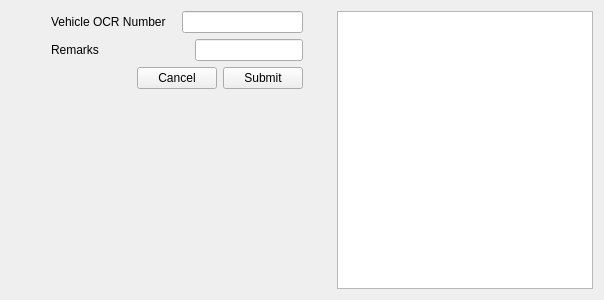
<?xml version="1.0" encoding="UTF-8"?>
<ui version="4.0">
 <class>Blacklist_vehicle_page</class>
 <widget class="QWidget" name="Blacklist_vehicle_page">
  <property name="geometry">
   <rect>
    <x>0</x>
    <y>0</y>
    <width>604</width>
    <height>300</height>
   </rect>
  </property>
  <property name="windowTitle">
   <string>Form</string>
  </property>
  <layout class="QGridLayout" name="gridLayout">
   <item row="0" column="3" rowspan="2">
    <widget class="QTableWidget" name="tableWidget_blacklist">
     <attribute name="horizontalHeaderStretchLastSection">
      <bool>true</bool>
     </attribute>
     <attribute name="verticalHeaderVisible">
      <bool>false</bool>
     </attribute>
    </widget>
   </item>
   <item row="1" column="1">
    <spacer name="verticalSpacer">
     <property name="orientation">
      <enum>Qt::Vertical</enum>
     </property>
     <property name="sizeHint" stdset="0">
      <size>
       <width>20</width>
       <height>178</height>
      </size>
     </property>
    </spacer>
   </item>
   <item row="0" column="1">
    <layout class="QVBoxLayout" name="verticalLayout">
     <item>
      <layout class="QHBoxLayout" name="horizontalLayout">
       <item>
        <widget class="QLabel" name="label">
         <property name="text">
          <string>Vehicle OCR Number   </string>
         </property>
        </widget>
       </item>
       <item>
        <widget class="QLineEdit" name="lineEdit_vehicle_ocr_number"/>
       </item>
      </layout>
     </item>
     <item>
      <layout class="QHBoxLayout" name="horizontalLayout_2">
       <item>
        <widget class="QLabel" name="label_2">
         <property name="text">
          <string>Remarks                           </string>
         </property>
        </widget>
       </item>
       <item>
        <widget class="QLineEdit" name="lineEdit_remarks"/>
       </item>
      </layout>
     </item>
     <item>
      <layout class="QHBoxLayout" name="horizontalLayout_3">
       <item>
        <spacer name="horizontalSpacer">
         <property name="orientation">
          <enum>Qt::Horizontal</enum>
         </property>
         <property name="sizeHint" stdset="0">
          <size>
           <width>40</width>
           <height>20</height>
          </size>
         </property>
        </spacer>
       </item>
       <item>
        <widget class="QPushButton" name="pushButton_cancel_blacklist">
         <property name="text">
          <string>Cancel</string>
         </property>
        </widget>
       </item>
       <item>
        <widget class="QPushButton" name="pushButton_submit_blacklist">
         <property name="text">
          <string>Submit</string>
         </property>
        </widget>
       </item>
      </layout>
     </item>
    </layout>
   </item>
   <item row="0" column="0">
    <spacer name="horizontalSpacer_4">
     <property name="orientation">
      <enum>Qt::Horizontal</enum>
     </property>
     <property name="sizeHint" stdset="0">
      <size>
       <width>40</width>
       <height>20</height>
      </size>
     </property>
    </spacer>
   </item>
   <item row="0" column="2">
    <spacer name="horizontalSpacer_2">
     <property name="orientation">
      <enum>Qt::Horizontal</enum>
     </property>
     <property name="sizeHint" stdset="0">
      <size>
       <width>21</width>
       <height>20</height>
      </size>
     </property>
    </spacer>
   </item>
  </layout>
 </widget>
 <resources/>
 <connections/>
</ui>
